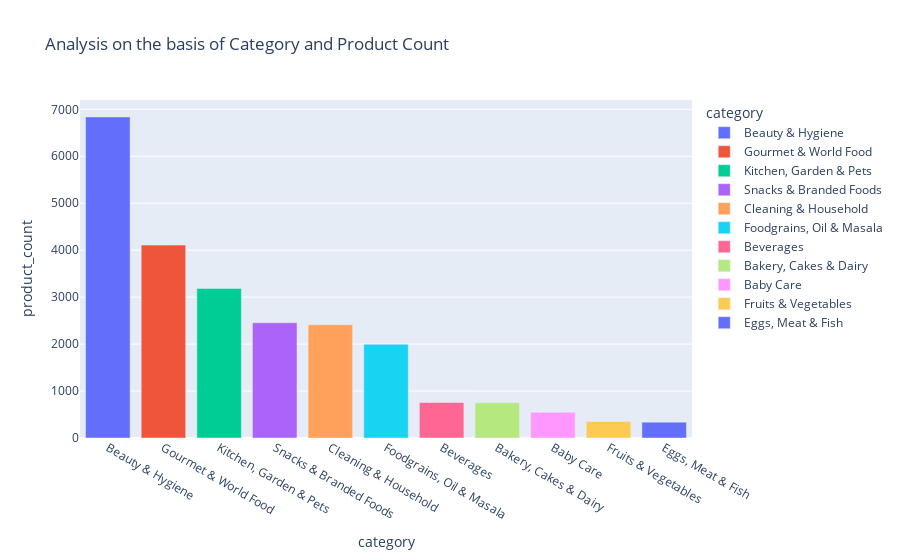

The code cell stored with this chart in its notebook:
### Code cell
fig = px.bar(catprod_data, x = "category", y = "product_count", color = "category", title = "Analysis on the basis of Category and Product Count")
fig.show()

### Figure 1 — Plotly figure (JSON) as saved in the notebook; plotly's stock layout.template omitted (floating-point values rounded to 4 significant figures)
{"data": [{"alignmentgroup": "True", "hovertemplate": "category=%{x}<br>product_count=%{y}<extra></extra>", "legendgroup": "Beauty & Hygiene", "marker": {"color": "#636efa", "pattern": {"shape": ""}}, "name": "Beauty & Hygiene", "offsetgroup": "Beauty & Hygiene", "orientation": "v", "showlegend": true, "textposition": "auto", "type": "bar", "x": ["Beauty & Hygiene"], "xaxis": "x", "y": [6839], "yaxis": "y"}, {"alignmentgroup": "True", "hovertemplate": "category=%{x}<br>product_count=%{y}<extra></extra>", "legendgroup": "Gourmet & World Food", "marker": {"color": "#EF553B", "pattern": {"shape": ""}}, "name": "Gourmet & World Food", "offsetgroup": "Gourmet & World Food", "orientation": "v", "showlegend": true, "textposition": "auto", "type": "bar", "x": ["Gourmet & World Food"], "xaxis": "x", "y": [4109], "yaxis": "y"}, {"alignmentgroup": "True", "hovertemplate": "category=%{x}<br>product_count=%{y}<extra></extra>", "legendgroup": "Kitchen, Garden & Pets", "marker": {"color": "#00cc96", "pattern": {"shape": ""}}, "name": "Kitchen, Garden & Pets", "offsetgroup": "Kitchen, Garden & Pets", "orientation": "v", "showlegend": true, "textposition": "auto", "type": "bar", "x": ["Kitchen, Garden & Pets"], "xaxis": "x", "y": [3186], "yaxis": "y"}, {"alignmentgroup": "True", "hovertemplate": "category=%{x}<br>product_count=%{y}<extra></extra>", "legendgroup": "Snacks & Branded Foods", "marker": {"color": "#ab63fa", "pattern": {"shape": ""}}, "name": "Snacks & Branded Foods", "offsetgroup": "Snacks & Branded Foods", "orientation": "v", "showlegend": true, "textposition": "auto", "type": "bar", "x": ["Snacks & Branded Foods"], "xaxis": "x", "y": [2454], "yaxis": "y"}, {"alignmentgroup": "True", "hovertemplate": "category=%{x}<br>product_count=%{y}<extra></extra>", "legendgroup": "Cleaning & Household", "marker": {"color": "#FFA15A", "pattern": {"shape": ""}}, "name": "Cleaning & Household", "offsetgroup": "Cleaning & Household", "orientation": "v", "showlegend": true, "textposition": "auto", "type": "bar", "x": ["Cleaning & Household"], "xaxis": "x", "y": [2411], "yaxis": "y"}, {"alignmentgroup": "True", "hovertemplate": "category=%{x}<br>product_count=%{y}<extra></extra>", "legendgroup": "Foodgrains, Oil & Masala", "marker": {"color": "#19d3f3", "pattern": {"shape": ""}}, "name": "Foodgrains, Oil & Masala", "offsetgroup": "Foodgrains, Oil & Masala", "orientation": "v", "showlegend": true, "textposition": "auto", "type": "bar", "x": ["Foodgrains, Oil & Masala"], "xaxis": "x", "y": [1997], "yaxis": "y"}, {"alignmentgroup": "True", "hovertemplate": "category=%{x}<br>product_count=%{y}<extra></extra>", "legendgroup": "Beverages", "marker": {"color": "#FF6692", "pattern": {"shape": ""}}, "name": "Beverages", "offsetgroup": "Beverages", "orientation": "v", "showlegend": true, "textposition": "auto", "type": "bar", "x": ["Beverages"], "xaxis": "x", "y": [756], "yaxis": "y"}, {"alignmentgroup": "True", "hovertemplate": "category=%{x}<br>product_count=%{y}<extra></extra>", "legendgroup": "Bakery, Cakes & Dairy", "marker": {"color": "#B6E880", "pattern": {"shape": ""}}, "name": "Bakery, Cakes & Dairy", "offsetgroup": "Bakery, Cakes & Dairy", "orientation": "v", "showlegend": true, "textposition": "auto", "type": "bar", "x": ["Bakery, Cakes & Dairy"], "xaxis": "x", "y": [752], "yaxis": "y"}, {"alignmentgroup": "True", "hovertemplate": "category=%{x}<br>product_count=%{y}<extra></extra>", "legendgroup": "Baby Care", "marker": {"color": "#FF97FF", "pattern": {"shape": ""}}, "name": "Baby Care", "offsetgroup": "Baby Care", "orientation": "v", "showlegend": true, "textposition": "auto", "type": "bar", "x": ["Baby Care"], "xaxis": "x", "y": [549], "yaxis": "y"}, {"alignmentgroup": "True", "hovertemplate": "category=%{x}<br>product_count=%{y}<extra></extra>", "legendgroup": "Fruits & Vegetables", "marker": {"color": "#FECB52", "pattern": {"shape": ""}}, "name": "Fruits & Vegetables", "offsetgroup": "Fruits & Vegetables", "orientation": "v", "showlegend": true, "textposition": "auto", "type": "bar", "x": ["Fruits & Vegetables"], "xaxis": "x", "y": [353], "yaxis": "y"}, {"alignmentgroup": "True", "hovertemplate": "category=%{x}<br>product_count=%{y}<extra></extra>", "legendgroup": "Eggs, Meat & Fish", "marker": {"color": "#636efa", "pattern": {"shape": ""}}, "name": "Eggs, Meat & Fish", "offsetgroup": "Eggs, Meat & Fish", "orientation": "v", "showlegend": true, "textposition": "auto", "type": "bar", "x": ["Eggs, Meat & Fish"], "xaxis": "x", "y": [338], "yaxis": "y"}], "layout": {"barmode": "relative", "legend": {"title": {"text": "category"}, "tracegroupgap": 0}, "title": {"text": "Analysis on the basis of Category and Product Count"}, "xaxis": {"anchor": "y", "categoryarray": ["Beauty & Hygiene", "Gourmet & World Food", "Kitchen, Garden & Pets", "Snacks & Branded Foods", "Cleaning & Household", "Foodgrains, Oil & Masala", "Beverages", "Bakery, Cakes & Dairy", "Baby Care", "Fruits & Vegetables", "Eggs, Meat & Fish"], "categoryorder": "array", "domain": [0, 1], "title": {"text": "category"}}, "yaxis": {"anchor": "x", "domain": [0, 1], "title": {"text": "product_count"}}}}
